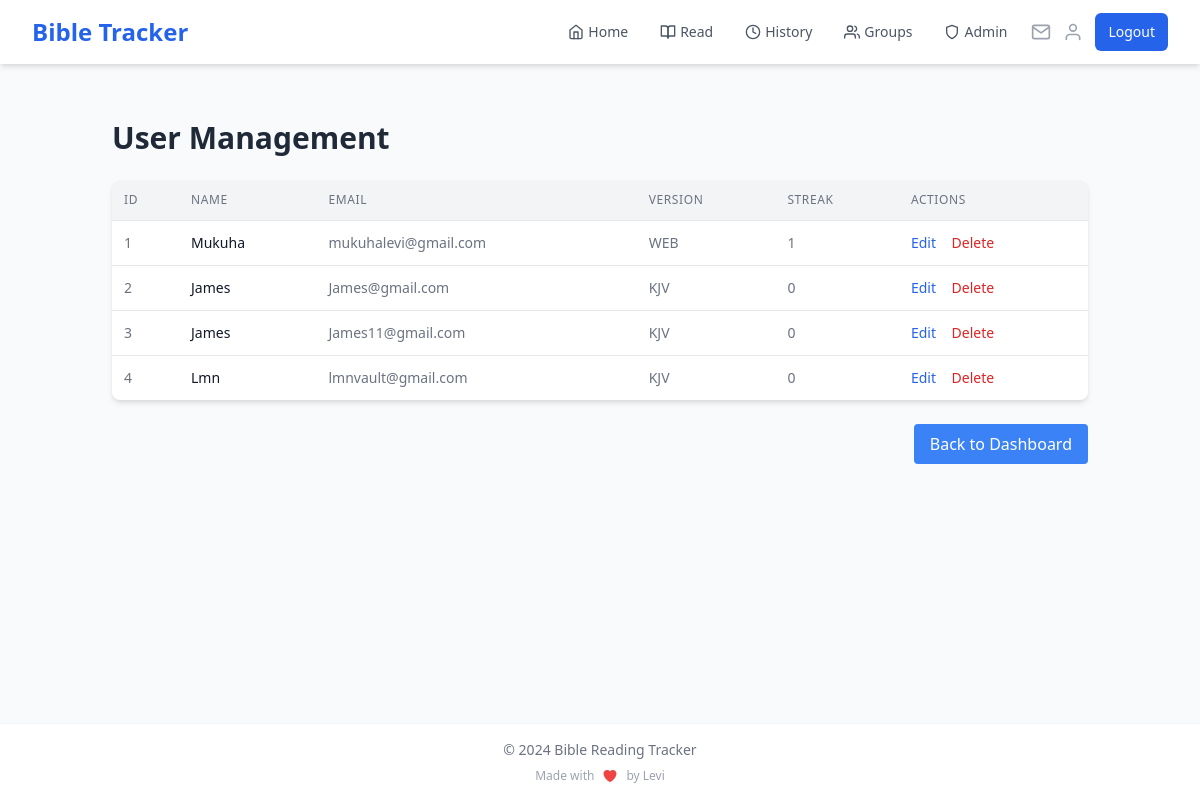
Before: /admin/users (signed in) with the older database file.
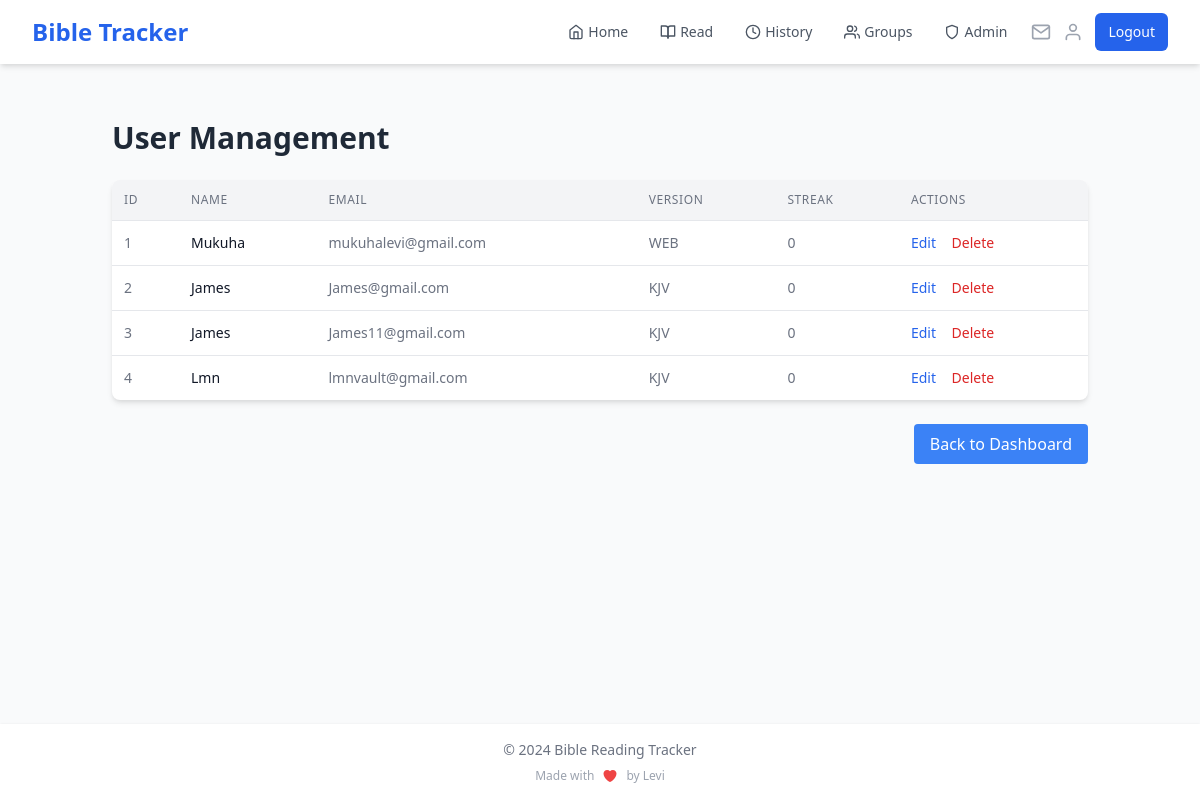
After: the same page with the newer database file.
### app.py (models this page shows)
class User(UserMixin, db.Model):
    id = db.Column(db.Integer, primary_key=True)
    name = db.Column(db.String(100), nullable=False)
    email = db.Column(db.String(120), unique=True, nullable=False, index=True)
    password_hash = db.Column(db.String(200), nullable=False)
    streak = db.Column(db.Integer, default=0)
    last_read_date = db.Column(db.DateTime, index=True)
    readings = db.relationship('Reading', backref='user', lazy='dynamic')
    preferred_version = db.Column(db.String(10), default='KJV')
    created_groups = db.relationship('ReadingGroup', backref='creator', lazy='dynamic')
    group_memberships = db.relationship('GroupMember', backref='user', lazy='dynamic')

### app.py (the view)
@app.route('/admin/users')
@login_required
@admin_required
def admin_users():
    page = request.args.get('page', 1, type=int)
    per_page = 20
    users = User.query.paginate(page=page, per_page=per_page, error_out=False)
    return render_template('admin/users.html', users=users)

### app.py (called while the page is built)
@login_manager.user_loader
def load_user(user_id):
    if 'user_id' in session:
        return User.query.get(int(session['user_id']))
    return None

@app.context_processor
def inject_user_name():
    if current_user.is_authenticated:
        return dict(user_name=current_user.name)
    return dict(user_name='Guest')

@app.context_processor
def inject_invitation_count():
    if current_user.is_authenticated:
        invitation_count = GroupInvitation.query.filter(
            GroupInvitation.email == current_user.email,
            GroupInvitation.used == False,
            GroupInvitation.expires_at > datetime.utcnow()
        ).count()
        return dict(invitation_count=invitation_count)
    return dict(invitation_count=0)

def admin_required(f):
    @wraps(f)
    def decorated_function(*args, **kwargs):
        if not current_user.is_authenticated or current_user.email.lower() != 'mukuhalevi@gmail.com'.lower():
            flash('You do not have permission to access the admin panel.')
            return redirect(url_for('home'))
        return f(*args, **kwargs)
    return decorated_function

### templates/admin/users.html (shortened to what this page needs)
{% extends "base.html" %}
{% block content %}
<div class="container mx-auto p-6">
    <h1 class="text-3xl font-bold mb-6 text-gray-800">User Management</h1>
    <div class="bg-white shadow-md rounded-lg overflow-hidden">
        <table class="w-full">
            <thead class="bg-gray-100 border-b">
                <tr>
                    <th class="p-3 text-left text-xs font-medium text-gray-500 uppercase tracking-wider">ID</th>
                    <th class="p-3 text-left text-xs font-medium text-gray-500 uppercase tracking-wider">Name</th>
                    <th class="p-3 text-left text-xs font-medium text-gray-500 uppercase tracking-wider">Email</th>
                    <th class="p-3 text-left text-xs font-medium text-gray-500 uppercase tracking-wider">Version</th>
                    <th class="p-3 text-left text-xs font-medium text-gray-500 uppercase tracking-wider">Streak</th>
                    <th class="p-3 text-left text-xs font-medium text-gray-500 uppercase tracking-wider">Actions</th>
                </tr>
            </thead>
            <tbody class="divide-y divide-gray-200">
                {% for user in users.items %}
                <tr class="hover:bg-gray-50">
                    <td class="p-3 whitespace-nowrap text-sm text-gray-500">{{ user.id }}</td>
                    <td class="p-3 whitespace-nowrap text-sm font-medium text-gray-900">{{ user.name }}</td>
                    <td class="p-3 whitespace-nowrap text-sm text-gray-500">{{ user.email }}</td>
                    <td class="p-3 whitespace-nowrap text-sm text-gray-500">{{ user.preferred_version }}</td>
                    <td class="p-3 whitespace-nowrap text-sm text-gray-500">{{ user.streak }}</td>
                    <td class="p-3 whitespace-nowrap text-sm font-medium">
                        <a href="{{ url_for('admin_edit_user', user_id=user.id) }}" class="text-blue-600 hover:text-blue-900 mr-3">Edit</a>
                        <form method="POST" action="{{ url_for('admin_delete_user', user_id=user.id) }}" class="inline">
                            <button type="submit" class="text-red-600 hover:text-red-900" onclick="return confirm('Are you sure?')">Delete</button>
                        </form>
                    </td>
                </tr>
                {% endfor %}
            </tbody>
        </table>
    </div>
    <div class="mt-6 flex items-center justify-between">
        <a href="{{ url_for('admin_dashboard') }}" class="px-4 py-2 bg-blue-500 text-white rounded hover:bg-blue-600">
            Back to Dashboard
        </a>
    </div>
</div>
{% endblock %}

### templates/base.html (shortened to what this page needs)
<!DOCTYPE html>
<html lang="en">
<head>
    <link href="https://cdn.jsdelivr.net/npm/tailwindcss@2.2.19/dist/tailwind.min.css" rel="stylesheet">
</head>
<body class="bg-gray-50 min-h-screen flex flex-col">
    <nav class="bg-white shadow-md">
        <div class="max-w-7xl mx-auto px-4 sm:px-6 lg:px-8">
            <div class="flex justify-between h-16 items-center">
                <div class="flex items-center justify-between w-full">
                    <div class="flex items-center">
                        <a href="{{ url_for('home') }}" class="text-xl sm:text-2xl font-bold text-blue-600">Bible Tracker</a>
                    </div>
                    <div class="flex items-center">
                        {% if current_user.is_authenticated %}
                        <div class="hidden sm:flex space-x-4 mr-4">
                            <a href="{{ url_for('home') }}" class="text-gray-600 hover:text-blue-600 px-2 py-1 text-sm font-medium flex items-center">
                                <i data-feather="home" class="mr-1 h-4 w-4"></i>Home
                            </a>
                            <a href="{{ url_for('read') }}" class="text-gray-600 hover:text-blue-600 px-2 py-1 text-sm font-medium flex items-center">
                                <i data-feather="book-open" class="mr-1 h-4 w-4"></i>Read
                            </a>
                            <a href="{{ url_for('history') }}" class="text-gray-600 hover:text-blue-600 px-2 py-1 text-sm font-medium flex items-center">
                                <i data-feather="clock" class="mr-1 h-4 w-4"></i>History
                            </a>
                            <a href="{{ url_for('list_groups') }}" class="text-gray-600 hover:text-blue-600 px-2 py-1 text-sm font-medium flex items-center">
                                <i data-feather="users" class="mr-1 h-4 w-4"></i>Groups
                            </a>
                            {% if current_user.email.lower() == 'mukuhalevi@gmail.com' %}
                            <div class="relative group">
                                <a href="{{ url_for('admin_dashboard') }}" class="text-gray-600 hover:text-blue-600 px-2 py-1 text-sm font-medium flex items-center">
                                    <i data-feather="shield" class="mr-1 h-4 w-4"></i>Admin
                                </a>
                            </div>
                            {% endif %}
                        </div>
                        <div class="flex items-center space-x-3">
                            <a href="{{ url_for('view_invitations') }}" class="relative">
                                <i data-feather="mail" class="h-5 w-5 text-gray-400 hover:text-blue-600"></i>
                            </a>
                            <a href="{{ url_for('profile') }}" class="">
                                <i data-feather="user" class="h-5 w-5 text-gray-400 hover:text-blue-600"></i>
                            </a>
                            <a href="{{ url_for('logout') }}" class="hidden sm:inline-flex items-center px-3 py-2 border border-transparent text-sm font-medium rounded-md text-white bg-blue-600 hover:bg-blue-700">
                                Logout
                            </a>
                        </div>
                        {% endif %}
                    </div>
                </div>
            </div>
        </div>
    </nav>
    <main class="flex-grow container max-w-7xl mx-auto px-4 sm:px-6 lg:px-8 py-8">
        {% block content %}
        {% endblock %}
    </main>
    <footer class="bg-white shadow">
        <div class="max-w-7xl mx-auto py-4 px-4 sm:px-6 lg:px-8 text-center">
            <div class="text-gray-500 text-sm">
                © 2024 Bible Reading Tracker
            </div>
            <div class="mt-2 text-xs text-gray-400 flex items-center justify-center">
                <span class="mr-2">Made with</span>
                <span class="ml-2">by Levi</span>
            </div>
        </div>
    </footer>
</body>
</html>

Changed rows visible on the page:
changed User "Mukuha": streak "1" → "0"
